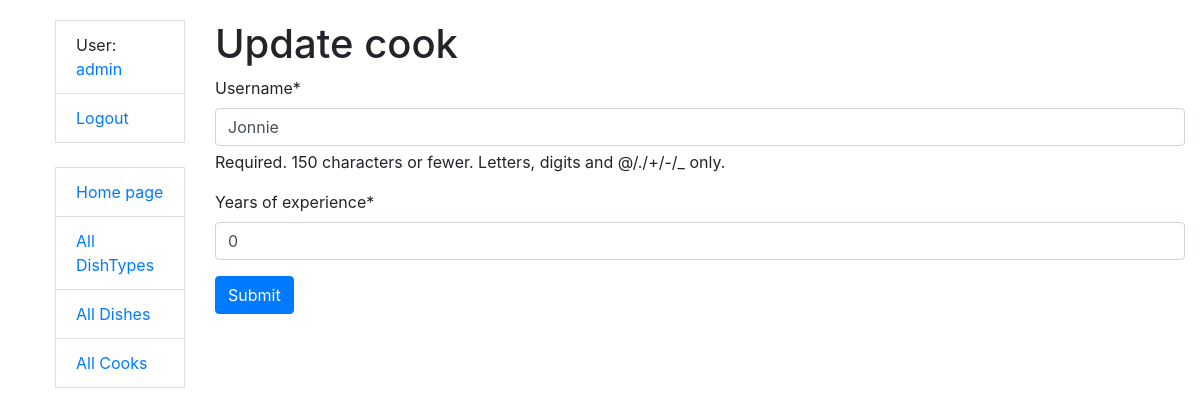
Page /cooks/2/update/ (signed in) on the committed database.
### kitchen/models.py (models this page shows, shortened)
class Cook(AbstractUser):
    years_of_experience = models.PositiveIntegerField(default=0)
    class Meta:
        verbose_name = "cook"
        verbose_name_plural = "cooks"
        ordering = ["username"]

### kitchen/views.py (the view)
class CookExperienceUpdateView(LoginRequiredMixin, generic.UpdateView):
    model = Cook
    form_class = CookExperienceUpdateForm
    success_url = reverse_lazy("kitchen:cook-list")

### kitchen/forms.py (shortened to what this page needs)
class CookExperienceUpdateForm(forms.ModelForm):
    class Meta:
        model = Cook
        fields = UserCreationForm.Meta.fields + ("years_of_experience", )

### templates/kitchen/cook_form.html (shortened to what this page needs)
{% extends "base.html" %}
{% load crispy_forms_filters %}
{% block content %}
  <h1>{{ object|yesno:"Update,Create" }} cook</h1>
  <form action="" method="post" novalidate>
    {{ form|crispy }}
    <input type="submit" value="Submit" class="btn btn-primary">
  </form>
{% endblock %}

### templates/includes/sidebar.html
<ul class="sidebar-nav">
  {% if user.is_authenticated %}
    <li class="list-group-item">User: <a href="{% url 'kitchen:cook-detail' user.pk %}">{{ user.username }}</a></li>
    <li class="list-group-item"><a href="{% url "logout" %}">Logout</a></li>
  {% else %}
    <li class="list-group-item"><a href="{% url "login" %}">Login</a></li>
  {% endif %}
  <br>
  <li class="list-group-item"><a href="{% url 'kitchen:index' %}">Home page</a></li>
  <li class="list-group-item"><a href="{% url 'kitchen:dish-type-list' %}">All DishTypes</a></li>
  <li class="list-group-item"><a href="{% url 'kitchen:dish-list' %}">All Dishes</a></li>
  <li class="list-group-item"><a href="{% url 'kitchen:cook-list' %}">All Cooks</a></li>
</ul>

### static/css/style.css (style rules this page uses)
body { margin-top: 20px; }

### rows in the picture
Cook: username "admin"
Cook: username "Jonnie", years_of_experience "0"

### other values in the picture
{{ object|yesno:"Update,Create" }} "Update"
